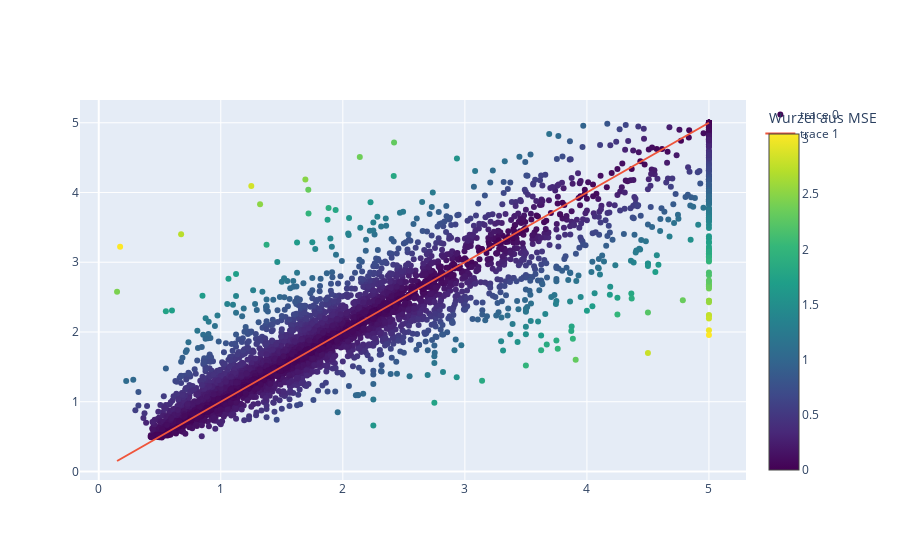

Notebook cell for this chart:
### Code cell
fig4 = go.Figure()

error_square = np.sqrt((y_test - y_pred) ** 2)

fig4.add_trace(go.Scatter(
    x=y_test,
    y=y_pred,
    mode="markers",
    showlegend=True,
    marker=dict(
        color=error_square,
        colorscale="Viridis",
        colorbar=dict(title="Wurzel aus MSE"),
        size=6
    )
))

fig4.add_trace(go.Scatter(
    x=[min(y_test), max(y_test)],
    y=[min(y_test), max(y_test)],
    mode="lines"
))

### Figure 1 — Plotly figure (JSON) as saved in the notebook; plotly's stock layout.template omitted (floating-point values rounded to 4 significant figures; data arrays with more than 128 entries replaced by an {"elided": "..."} marker saying what was removed)
{"data": [{"marker": {"color": {"elided": "4128 float values"}, "colorbar": {"title": {"text": "Wurzel aus MSE"}}, "colorscale": [[0, "#440154"], [0.1111, "#482878"], [0.2222, "#3e4989"], [0.3333, "#31688e"], [0.4444, "#26828e"], [0.5556, "#1f9e89"], [0.6667, "#35b779"], [0.7778, "#6ece58"], [0.8889, "#b5de2b"], [1, "#fde725"]], "size": 6}, "mode": "markers", "showlegend": true, "type": "scatter", "x": {"elided": "4128 float values"}, "y": {"elided": "4128 float values"}}, {"mode": "lines", "type": "scatter", "x": [0.15, 5.0], "y": [0.15, 5.0]}], "layout": {}}
